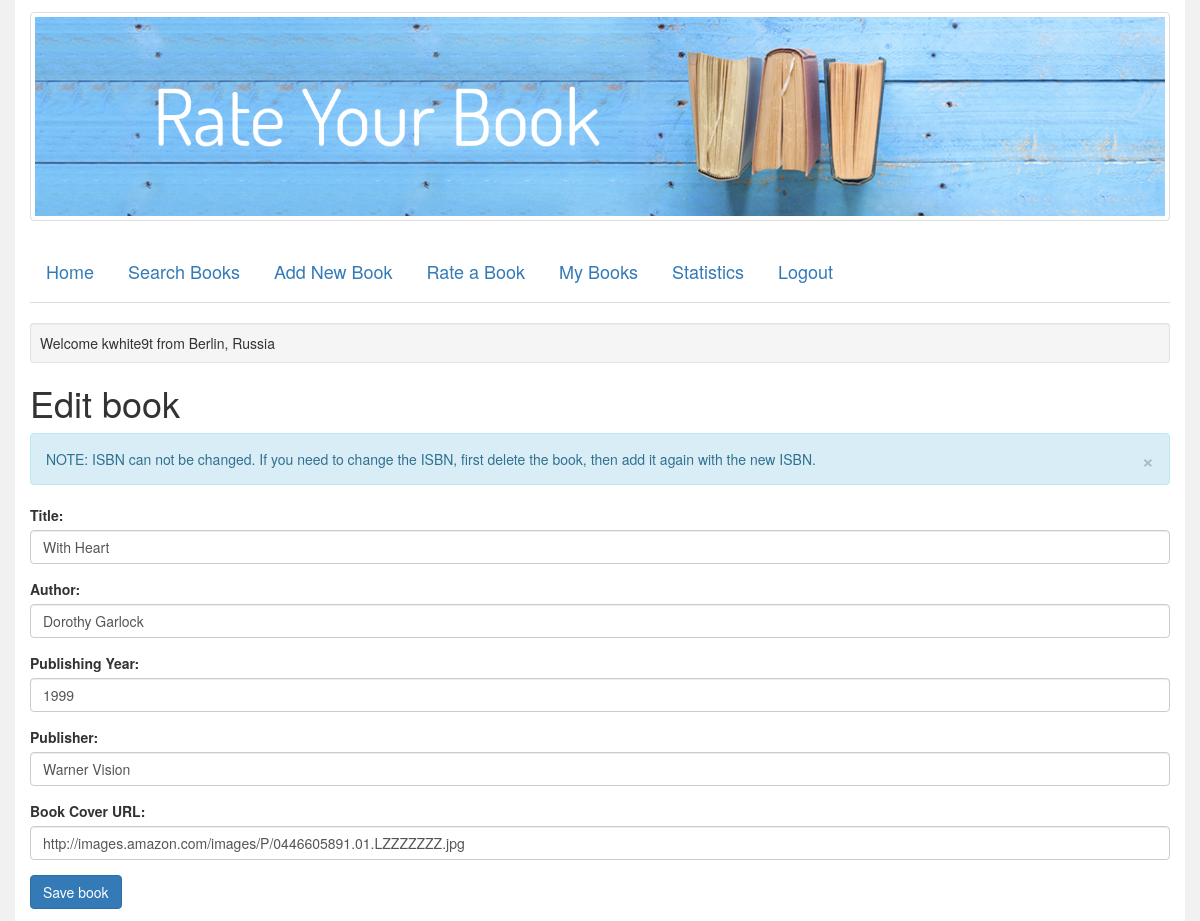
/app/edit-book.php?isbn=0446605891 (signed in), run on the app's committed database.
### tables this page shows
CREATE TABLE `books` (
  `isbn` varchar(100) NOT NULL,
  `book_title` varchar(100) DEFAULT NULL,
  `book_author` varchar(100) DEFAULT NULL,
  `publish_year` int(4) DEFAULT NULL,
  `publisher` varchar(100) DEFAULT NULL,
  `registration_date` datetime DEFAULT NULL,
  `registered_by` int(11) DEFAULT NULL,
  `book_image` varchar(2000) DEFAULT NULL
);

### app/backend/books-app.php (called while the page is built, shortened)
<?php
class BooksApp {
	protected $connection;
	public function __construct() {
		$this->connection = $this->connect_to_db();
	}
	protected function connect_to_db() {
		$servername = DB_HOST;
		$username = DB_USER;
		$password = DB_PASSWORD;
		$database_name = DB_NAME;
		$conn = new mysqli($servername, $username, $password, $database_name);
		return $conn;
	}
	public function get_book_by_isbn($isbn = "") {
		$sql = "SELECT isbn, book_title, book_author, publish_year, publisher, book_image, registered_by, registration_date FROM books WHERE isbn = ?";
		$stmt = $this->connection->prepare($sql);
		$stmt->bind_param('s', $isbn);
		$stmt->execute();
		$result = $stmt->get_result();
		if ($result->num_rows > 0) {
			$book = $result->fetch_object();
			$user_id = $book->registered_by;
			$isbn = $book->isbn;
			$user_name = $this->get_user_name_by_id($user_id);
			$rating_avg = $this->get_book_avarage_rating($isbn);
			$book->registered_by = $user_name;
			$book->rating_avg = $rating_avg;
			return $book;
		}
		return false;
	}
	public function get_user_name_by_id($id ="") {
		$sql = "SELECT user_name FROM users WHERE user_id = ".$id.";";
		if ($result = $this->connection->query($sql)) {
			$row = $result->fetch_object();
			$user_name = $row->user_name;
			return $user_name;
		}
		return false;
	}
	public function get_book_avarage_rating($isbn = "") {
		$sql = "SELECT AVG(rating) AS avg FROM books_ratings WHERE isbn = '".$isbn."'";
		$result = $this->connection->query($sql);
		if ($result->num_rows > 0) {
			$row = $result->fetch_object();
			$avg = round($row->avg, 0, PHP_ROUND_HALF_UP);
			return $avg;
		}
		return false;
	}
	}

### app/backend/initialize.php (called while the page is built, shortened)
<?php
	require_once(__DIR__ . '/books-app.php');
	$app = new BooksApp();
?>

### app/edit-book.php (the view, shortened to what this page needs)
<?php
	require_once(__DIR__ . '/backend/initialize.php');
	$isbn = $_GET['isbn'];
	$book = $app->get_book_by_isbn($isbn);
?>
<!DOCTYPE html>
<html>
<head>
	<link rel="stylesheet" type="text/css" href="/app/css/bootstrap.min.css">
	<link rel="stylesheet" type="text/css" href="/app/css/style.css">
</head>
<body>
	<div class="container">
		<div>
			<?php include(__DIR__ . '/partials/header.php'); ?>
		</div>
			<h1>Edit book</h1>
			<div class="alert alert-info">
			<a href="#" class="close" data-dismiss="alert" aria-label="close">&times;</a>
			NOTE: ISBN can not be changed. If you need to change the ISBN, first delete the book, then add it again with the new ISBN.
			</div>
			<form action="/app/backend/edit-user-book.php" method="post">
				<div class="form-group">
					<label for="booktitle">Title:</label>
					<input type="text" name="booktitle" placeholder="Title" id="booktitle" value="<?php echo $book->book_title; ?>" required class="form-control">
				</div>
				<div class="form-group">
					<label for="bookauthor">Author:</label>
					<input type="text" name="bookauthor" id="bookauthor" placeholder="Author" value="<?php echo $book->book_author; ?>" required class="form-control">
				</div>
				<div class="form-group">
					<label for="publishyear">Publishing Year:</label>
					<input type="text" name="publishyear" placeholder="Year" id="publishyear" value="<?php echo $book->publish_year; ?>" required class="form-control">
				</div>
				<div class="form-group">
					<label for="publisher">Publisher:</label>
					<input type="text" name="publisher" placeholder="Publisher" id="publisher" value="<?php echo $book->publisher; ?>" required class="form-control">
				</div>
				<div class="form-group">
					<label for="bookimage">Book Cover URL:</label>
					<input type="url" name="bookimage" placeholder="image URL" id="bookimage" value="<?php echo $book->book_image; ?>" required class="form-control">
				</div>
					<input type="submit" value="Save book" name="submit" class="btn btn-primary">
			</form>
	</div>
</body>
</html>

### app/css/style.css (style rules this page uses)
body { background-color: #f1f1f1; }
.container { background-color: white; padding-bottom: 1%; padding-top: 1%; }

### data on the page
books: booktitle "With Heart", bookauthor "Dorothy Garlock", publishyear "1999", publisher "Warner Vision", bookimage "http://images.amazon.com/images/P/0446605891.01.LZZZZZZZ.jpg"

### other printed values
$app->user->user_name "kwhite9t"
$app->user->city "Berlin"
$app->user->country "Russia"
